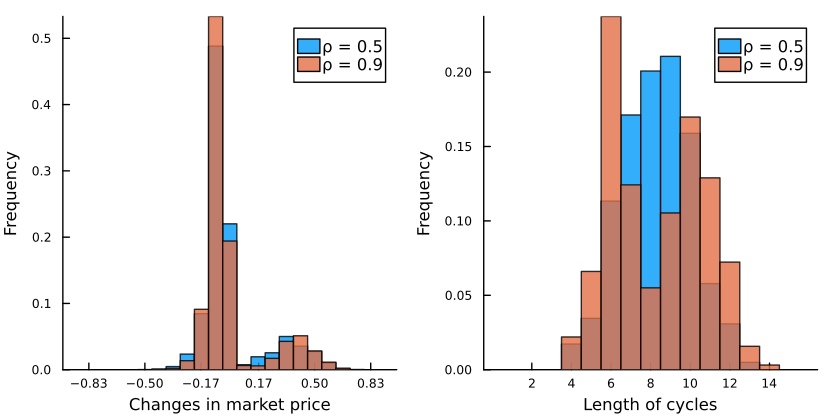

Reproduce this figure in Julia.
##############################################################################
## FIGURE B.4: Distribution of changes in market price and length of cycles ##
##############################################################################

# set working directory
root_dir = ".../code_IJIO/";
code_dir = joinpath(root_dir, "code");
figure_table_appendix_dir = joinpath(root_dir, "figures_tables_appendix");
data_dir = joinpath(root_dir, "data_simulation");

cd(figure_table_appendix_dir);

# load packages
using Pkg
required_packages = ["Plots", "Statistics", "LinearAlgebra","Serialization","JLD2","Revise","Measures","JLD2","Revise"]
for pkg in required_packages
    try
        @eval using $(Symbol(pkg))
    catch
        println("Installing missing package: $pkg")
        Pkg.add(pkg)
        @eval using $(Symbol(pkg))
    end
end


# load data 
include(joinpath(code_dir, "init_stochastic.jl"));
@load joinpath(data_dir, "outcomes_stochastic.jld2") game Q_matrix profits actions cost t_final bf;

Revise.revise()
include("pricing_classification.jl");
focal_single_idx, focal_alternate_idx, partial_idx, cycle_idx, focal_high_idx, focal_low_idx = pricing_classification(game, bf);

price = game.P[actions];
price_market = minimum(price,dims=2);
price_market = reshape(price_market, game.tstable, game.S, game.dim_rho, game.dim_delta);


# PLOT: DISTRIBUTION OF CHANGES IN MARKET PRICE AND LENGTH OF CYCLES
price_market_change = zeros(Float32, game.tstable-1,game.S, game.dim_rho, game.dim_delta);
for d=1:game.dim_delta
    for r=1:game.dim_rho
        for s=1:game.S
            for t=1:game.tstable-1
                price_market_change[t,s,r,d]=price_market[t+1,s,r,d]-price_market[t,s,r,d];
            end
        end
    end
end

resetting=zeros(Int32,game.tstable-1,game.S,game.dim_rho,game.dim_delta);
for d=1:game.dim_delta
    for r=1:game.dim_rho
        for s=1:game.S
            positive_changes = price_market_change[:,s,r,d][price_market_change[:,s,r,d] .> 0]
            median_positive = median(positive_changes)
            resetting[:,s,r,d] = price_market_change[:,s,r,d].>=median_positive;
        end
    end
end

cycle_period=zeros(Float32,game.S,game.dim_rho, game.dim_delta);
for d=1:game.dim_delta
    for r=1:game.dim_rho
        idx=findall(cycle_idx[:,r,d].==1);
        for s=1:length(idx)
            z=idx[s];    
            counts = Int[]  # Array to store counts
            count = 0       # Counter for consecutive zeros
            # Loop through the vector
            for val in resetting[:,z,r,d]
                if val == 0
                    count += 1  # Increment count for zeros
                else
                    push!(counts, count)  # Store the count when a 1 is encountered
                    count = 0  # Reset the count
                end
            end

            # Add any remaining counts if the vector ends with zeros
            if count > 0
                push!(counts, count)
            end
            cycle_period[s,r,d]=mean(counts)
        end
    end
end



# HISTOGRAM CYCLES
bin_edges = 0.5:1:15.5  # Bin edges for centers 1 to 15
bin_centers = 1:15      # Integer centers
r=1; d=1;
idx=findall(cycle_idx[:,r,d].==1);
p1=histogram(cycle_period[1:length(idx),r,d],alpha=.8,bins=bin_edges, xticks=bin_centers[2:2:end],normalize=:probability,label="ρ = $(game.rho[r])")
cH=1; r=2;
idx=findall(cycle_idx[:,r,d].==1);
histogram!(cycle_period[1:length(idx),r,d],alpha=.8,bins=bin_edges,normalize=:probability,label="ρ = $(game.rho[r])")
plot!(xlabel="Length of cycles", grid = false,size=(700,500),xlabelfontsize=8,ylabelfontsize=8, xtickfontsize=6,ytickfontsize=6,ylabel="Frequency")

bin_centers = -10/game.k:1/game.k:10/game.k     # bin centers
bin_edges = [(bin_centers[i] + bin_centers[i+1]) / 2 for i in 1:length(bin_centers)-1]
bin_edges = [bin_centers[1] - (bin_centers[2] - bin_centers[1])/2; bin_edges; bin_centers[end] + (bin_centers[end] - bin_centers[end-1])/2]
x_ticks=round.(bin_centers,digits=2);
cH=1; r=1;
idx=findall(cycle_idx[:,r,d].==1);
p2=histogram(reshape(price_market_change[end-1000:end,idx,r,d],1001*length(idx)),normalize=:probability,bins=bin_edges, xticks=x_ticks[1:4:end],alpha=.8,label="ρ = $(game.rho[r])")
cH=1; r=2;
idx=findall(cycle_idx[:,r,d].==1);
histogram!(reshape(price_market_change[end-1000:end,idx,r,d],1001*length(idx)),normalize=:probability,bins=bin_edges,alpha=.8,label="ρ = $(game.rho[r])")
plot!(xlabel="Changes in market price", grid = false,size=(700,500),xlabelfontsize=8,ylabelfontsize=8, xtickfontsize=6,ytickfontsize=6,ylabel="Frequency")

plot(p2, p1, layout=(1, 2), grid = false,size=(600,300))
savefig("figure_B4.pdf")
